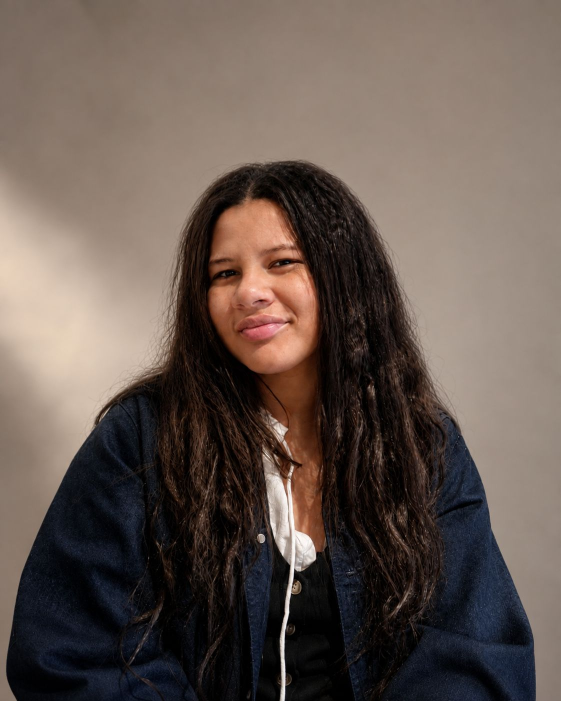
#> input picture assets/retrato-fuente.jpg, 1122 x 1402 px, found by its file name (shown at 1/2 size)
$ python portrait.py assets/retrato-fuente.jpg
#> lines starting #> are read from the running program, lines starting #| are printed output that depends on the picture
"""Convierte una fotografía en un retrato ASCII.

Es el único script que necesita Pillow y el único que no corre en el workflow:
se ejecuta a mano cuando cambia la foto y deja el resultado en
`data/portrait.json`. Así el dibujo diario no arrastra ninguna dependencia.

    python3 scripts/portrait.py assets/retrato-fuente.jpg

Dos decisiones sostienen la calidad del retrato:

1. El fondo se recorta con un relleno por inundación desde los bordes. Solo se
   propaga por píxeles claros, así que la silueta oscura lo detiene sola y no
   hace falta una librería de segmentación.
2. El contraste se normaliza usando **solo** los píxeles del sujeto. Medido
   sobre la imagen completa, una figura oscura sobre fondo claro cae entera en
   un extremo de la rampa y se convierte en una mancha.
"""

import json
import sys
from collections import deque
from pathlib import Path

# La rampa va de oscuro a claro, al revés de lo habitual. El retrato se dibuja
# con glifos claros sobre un panel casi negro, así que más tinta es más luz: si
# se mapeara al derecho, la cara —la zona más clara de la foto— saldría vacía y
# quedaría un agujero en mitad del retrato.
RAMP = " .:-=+*#%@"  # oscuro (vacío) → claro (denso)

COLUMNS = 76
CROP = (0.08, 0.12, 0.92, 0.74)  # encuadre de busto, en fracciones de la foto
ASPECT = 0.59                    # avance / interlineado de la monoespaciada
BACKGROUND = 95                  # a partir de aquí un píxel del borde es fondo
FLOOR = 0.18                     # bajo este brillo no se dibuja nada


def _mask(pixels, cols, rows):
    """Marca el fondo: lo claro que se alcanza desde el borde."""
    background = [[False] * cols for _ in range(rows)]
    pending = deque()

    borde = [(x, y) for x in range(cols) for y in (0, rows - 1)]
    borde += [(x, y) for y in range(rows) for x in (0, cols - 1)]
    for x, y in borde:
        if pixels[x, y] >= BACKGROUND and not background[y][x]:
            background[y][x] = True
            pending.append((x, y))

    while pending:
        x, y = pending.popleft()
        for dx, dy in ((1, 0), (-1, 0), (0, 1), (0, -1)):
            nx, ny = x + dx, y + dy
            if 0 <= nx < cols and 0 <= ny < rows and not background[ny][nx]:
                if pixels[nx, ny] >= BACKGROUND:
                    background[ny][nx] = True
                    pending.append((nx, ny))
    return background


def convert(photo: Path, cols: int = COLUMNS, crop=CROP) -> list:
    """Devuelve el retrato como una lista de filas de texto."""
#> called with cols = 76, crop = (0.08, 0.12, 0.92, 0.74)
    from PIL import Image  # local: el resto del proyecto no depende de Pillow

    image = Image.open(photo).convert("RGB")
#> image is the input picture: PIL image 1122x1402 RGB; mean R, G, B 101.1, 87.6, 80.1
    width, height = image.size
#> width = 1122; height = 1402
    image = image.crop((int(crop[0] * width), int(crop[1] * height),
                        int(crop[2] * width), int(crop[3] * height)))
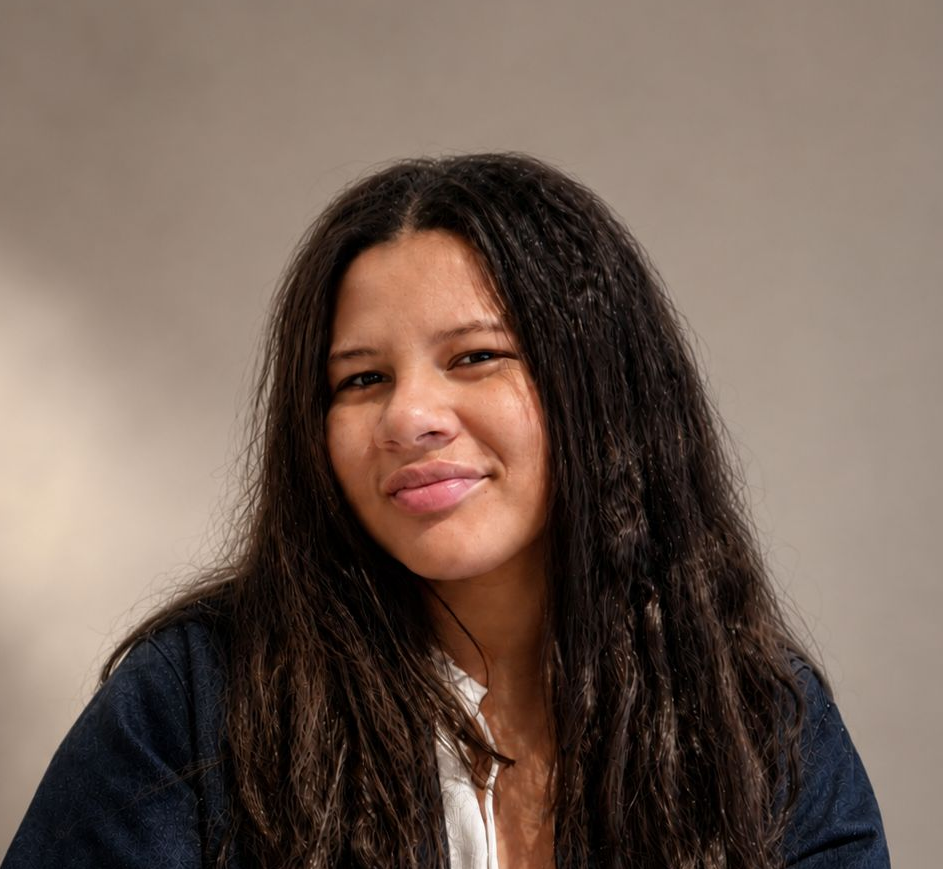
#> image: PIL image 943x869 RGB; mean R, G, B 114.4, 96.1, 85.5

    crop_w, crop_h = image.size
#> crop_w = 943; crop_h = 869
    rows = int(cols * (crop_h / crop_w) * ASPECT)
#> rows = 41
    grey = image.resize((cols, rows), Image.LANCZOS).convert("L")
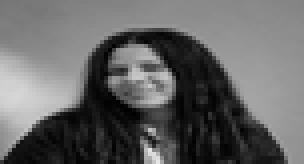
#> grey: PIL image 76x41 L (shown 4 times larger); min 0, max 229, mean 100.4
    pixels = grey.load()

    background = _mask(pixels, cols, rows)
#> background = 41 items

    subject = sorted(pixels[x, y] for y in range(rows) for x in range(cols)
                     if not background[y][x])
#> subject = 1446 values from 0 to 199
    if not subject:
        raise SystemExit("la máscara dejó el retrato vacío: revisa el encuadre")
    low = subject[len(subject) * 2 // 100]
#> low = 4
    high = subject[len(subject) * 98 // 100]
#> high = 173
    span = max(1, high - low)
#> span = 169

    art = []
    for y in range(rows):
        line = ""
        for x in range(cols):
            if background[y][x]:
                line += " "
                continue
            value = min(1.0, max(0.0, (pixels[x, y] - low) / span))
            # Las sombras profundas se apagan: dibujarlas siembra puntos
            # sueltos que se leen como suciedad, no como ropa.
            line += " " if value < FLOOR else RAMP[int(value * (len(RAMP) - 1))]
        art.append(line)
#> after the loop, art = 41 items

    return _trim(art)


def _trim(art: list) -> list:
    """Recorta el dibujo a su propia tinta.

    El encuadre siempre deja aire alrededor del sujeto. Si ese aire viaja
    dentro del dato, quien dibuje después centra un rectángulo vacío en vez de
    un retrato, y no hay forma de calcular el cuerpo de letra correcto.
    """
    while art and not art[0].strip():
        art.pop(0)
#> this loop made 7 passes
#> after the loop, art = 34 items
    while art and not art[-1].strip():
        art.pop()
#> this loop made 0 passes
    if not art:
        return art

    izquierda = min(len(line) - len(line.lstrip()) for line in art if line.strip())
#> izquierda = 0
    return [line[izquierda:].rstrip() for line in art]


def main() -> int:
    root = Path(__file__).resolve().parent.parent
    photo = Path(sys.argv[1]) if len(sys.argv) > 1 else root / "assets" / "retrato-fuente.jpg"
    if not photo.exists():
        print(f"error: no encuentro la foto en {photo}", file=sys.stderr)
        return 1

    art = convert(photo)
#> art = 34 items
    destino = root / "data" / "portrait.json"
    destino.write_text(
        json.dumps({"columns": max(len(line) for line in art),
                    "rows": len(art), "art": art},
                   ensure_ascii=False, indent=1) + "\n",
        encoding="utf-8",
    )
    cubierto = sum(len(line.strip()) for line in art)
#> cubierto = 1372
    print(f"· retrato {max(len(l) for l in art)}×{len(art)} · {cubierto} caracteres con tinta")
#| · retrato 72×34 · 1372 caracteres con tinta
    print(f"  ✎ {destino.relative_to(root)}")
    return 0


if __name__ == "__main__":
    raise SystemExit(main())
#> (the program exits here)
